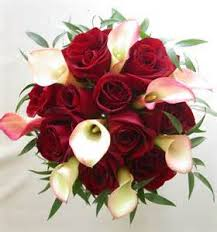
#> input picture chapter1/a.jpg, 217 x 232 px
$ python chapter1.py
#> lines starting #> are read from the running program, lines starting #| are printed output that depends on the picture

from PIL import Image
import numpy
print('neha')
image = Image.open('a.jpg').convert('LA')
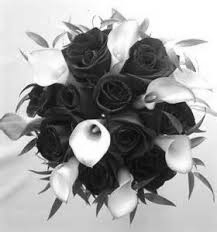
#> image: PIL image 217x232 LA; mean R, G, B, A 159.3, 159.3, 159.3, 255
image.save('greyscale.png')
image.show()


image1=Image.open('a.jpg')
#> image1 is the input picture: PIL image 217x232 RGB; mean R, G, B 179.7, 151.8, 144.1
image1.show()

images = Image.open("greyscale.png")
new = numpy.array(images)
print (new)
#> (printed output is left out)
